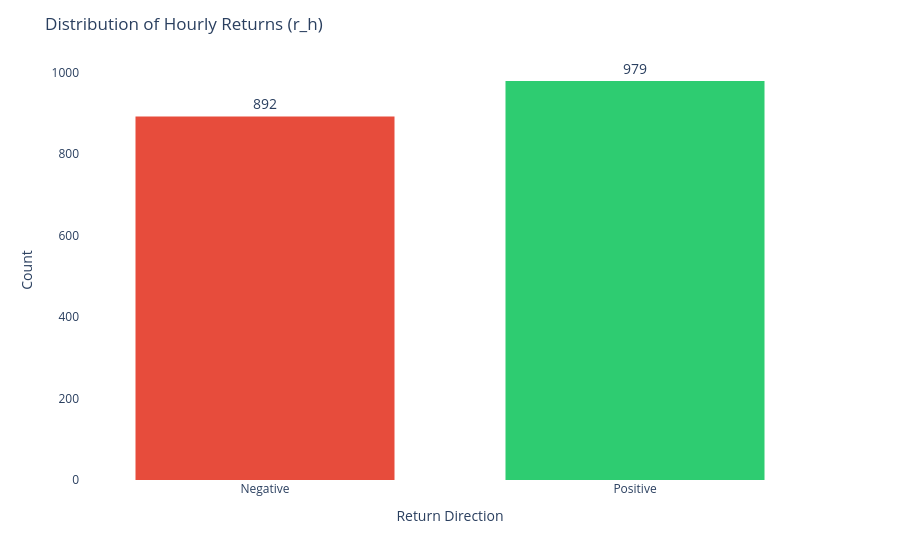

Notebook code cell kept with this figure:
### Code cell
# create a binary label for positive/negative returns
spy['direction'] = spy['r_h'].apply(lambda x: 'Positive' if x > 0 else 'Negative')

# create histogram with visual separation
fig = px.histogram(
    spy,
    x="direction",
    color="direction",
    text_auto=True,             # show counts on bars
    category_orders={"direction": ["Negative", "Positive"]},
    color_discrete_map={'Positive': '#2ecc71', 'Negative': '#e74c3c'},  # green/red
)

# styling
fig.update_layout(
    title="Distribution of Hourly Returns (r_h)",
    xaxis_title="Return Direction",
    yaxis_title="Count",
    bargap=0.3,                     # separation between bars
    showlegend=False,
    plot_bgcolor="white",
)

fig.update_traces(textfont_size=14, textposition='outside')

fig.show()

### Figure 1 — Plotly figure (JSON) as saved in the notebook; plotly's stock layout.template omitted (floating-point values rounded to 4 significant figures; data arrays with more than 128 entries replaced by an {"elided": "..."} marker saying what was removed)
{"data": [{"bingroup": "x", "hovertemplate": "direction=%{x}<br>count=%{y}<extra></extra>", "legendgroup": "Negative", "marker": {"color": "#e74c3c", "pattern": {"shape": ""}}, "name": "Negative", "orientation": "v", "showlegend": true, "textfont": {"size": 14}, "textposition": "outside", "texttemplate": "%{value}", "type": "histogram", "x": {"elided": "892 str values"}, "xaxis": "x", "yaxis": "y"}, {"bingroup": "x", "hovertemplate": "direction=%{x}<br>count=%{y}<extra></extra>", "legendgroup": "Positive", "marker": {"color": "#2ecc71", "pattern": {"shape": ""}}, "name": "Positive", "orientation": "v", "showlegend": true, "textfont": {"size": 14}, "textposition": "outside", "texttemplate": "%{value}", "type": "histogram", "x": {"elided": "979 str values"}, "xaxis": "x", "yaxis": "y"}], "layout": {"bargap": 0.3, "barmode": "relative", "legend": {"title": {"text": "direction"}, "tracegroupgap": 0}, "margin": {"t": 60}, "plot_bgcolor": "white", "showlegend": false, "title": {"text": "Distribution of Hourly Returns (r_h)"}, "xaxis": {"anchor": "y", "categoryarray": ["Negative", "Positive"], "categoryorder": "array", "domain": [0, 1], "title": {"text": "Return Direction"}}, "yaxis": {"anchor": "x", "domain": [0, 1], "title": {"text": "Count"}}}}
